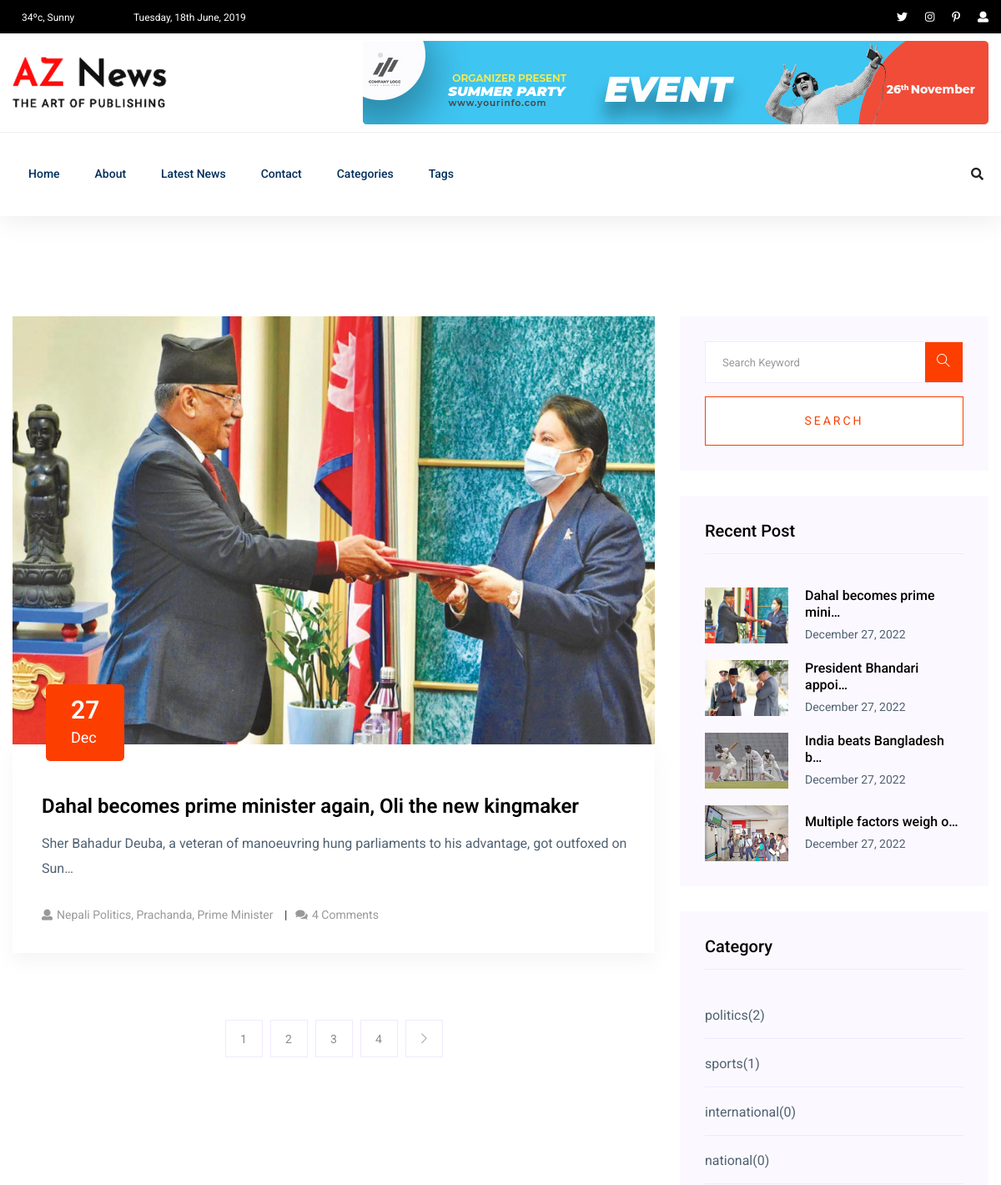
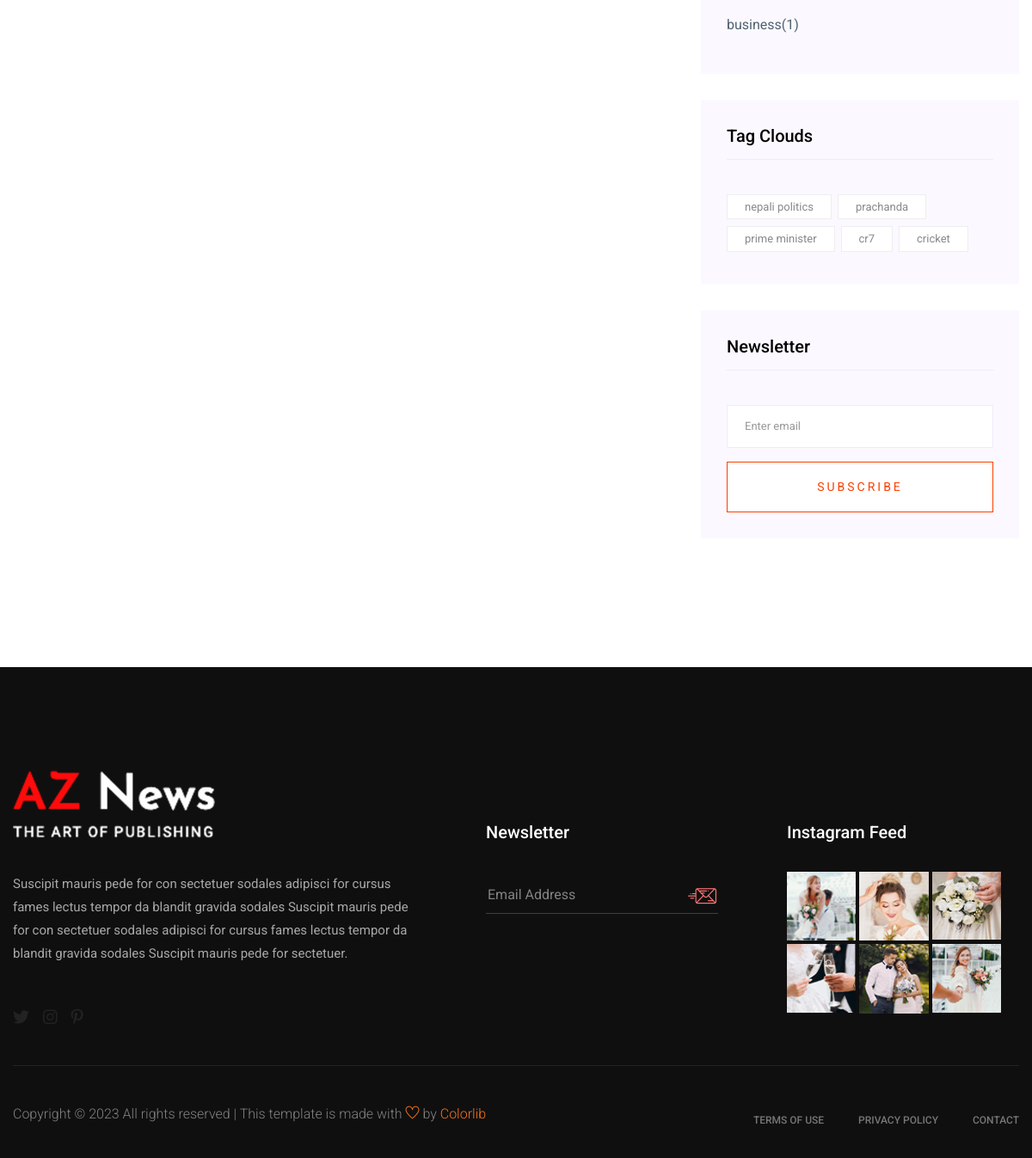
The page /post-list/ on the database its author committed (2 pictures, top to bottom).
### blog_app/models.py (models this page shows, shortened)
class TimeStamp(models.Model):
    created_at = models.DateTimeField(auto_now_add=True)
    updated_at = models.DateTimeField(auto_now=True)
    class Meta:
        abstract = True

class Post(TimeStamp):  # Pascal case
    STATUS_CHOICES = [
        ("active", "Active"),
        ("inactive", "Inactive"),
    ]
    title = models.CharField(max_length=255)
    content = models.TextField()
    featured_image = models.ImageField(upload_to="post_images/%Y/%m/%d", blank=False)
    views_count = models.PositiveBigIntegerField(default=0)
    status = models.CharField(max_length=25, choices=STATUS_CHOICES, default="active")
    category = models.ForeignKey(
        Category, on_delete=models.SET_NULL, null=True, blank=True
    )
    tag = models.ManyToManyField(Tag)
    published_at = models.DateTimeField(null=True, blank=True)
    author = models.ForeignKey("auth.User", on_delete=models.CASCADE)

class Tag(TimeStamp):
    name = models.CharField(max_length=255)
    def __str__(self):
        return self.name[:100]

class Comment(TimeStamp):
    post = models.ForeignKey(Post, on_delete=models.CASCADE)
    subject = models.CharField(max_length=200)
    message = models.TextField()
    name = models.CharField(max_length=200)
    email = models.EmailField()

class Category(TimeStamp):
    name = models.CharField(max_length=255)

### blog_app/views.py (the view)
class PostListView(ListView):
    model = Post
    template_name = "aznews/body/post_list/post_list.html"
    queryset = Post.objects.filter(published_at__isnull=False).order_by("-published_at")
    context_object_name = "posts"
    paginate_by = paginate_by

### templates/aznews/body/post_list/post_list.html
{% extends "aznews/base.html" %}
{% block content %}
  <section class="blog_area section-padding">
    <div class="container">
      <div class="row">
        {% include "aznews/body/post_list/left.html" %}
        {% include "aznews/body/post_list/right.html" %}
      </div>
    </div>
  </section>
{% endblock content %}

### templates/aznews/body/post_list/left.html
{% load static %}
<div class="col-lg-8 mb-5 mb-lg-0">
  <div class="blog_left_sidebar">
    {% for post in posts %}
      <article class="blog_item">
        <div class="blog_item_img">
          <img class="card-img rounded-0" src="{{ post.featured_image.url }}" alt="">
          <a href="#" class="blog_item_date">
            <h3>{{ post.published_at|date:"j" }}</h3>
            <p>{{ post.published_at|date:"M" }}</p>
          </a>
        </div>
        <div class="blog_details">
          <a class="d-inline-block" href="{% url 'post-detail' post.pk %}">
            <h2>{{ post.title }}</h2>
          </a>
          <p>{{ post.content|truncatechars:100 }}</p>
          <ul class="blog-info-link">
            <li>
              <a href="#"><i class="fa fa-user"></i>{{ post.tag.all|join:", "|title }}</a>
            </li>
            <li>
              <a href="#"><i class="fa fa-comments"></i>{{ post.comment_set.all | length }} Comments</a>
            </li>
          </ul>
        </div>
      </article>
    {% endfor %}
    {% include "aznews/body/post_list/pagination.html" %}
  </div>
</div>

### templates/aznews/body/post_list/aside/popular.html
{% load static %}
<aside class="single_sidebar_widget popular_post_widget">
  <h3 class="widget_title">Recent Post</h3>
  {% for recent_post in recent_posts %}
    <div class="media post_item">
      <img src="{{ recent_post.featured_image.url }}"
           alt="{{ recent_post.title }}" width="100px">
      <div class="media-body">
        <a href="{% url 'post-detail' recent_post.pk %}">
          <h3>{{ recent_post.title|truncatechars:25 }}</h3>
        </a>
        <p>{{ recent_post.published_at|date:"F j, Y" }}</p>
      </div>
    </div>
  {% endfor %}
</aside>

### templates/aznews/body/post_list/aside/category.html
<aside class="single_sidebar_widget post_category_widget">
  <h4 class="widget_title">Category</h4>
  <ul class="list cat-list">
    {% for category in categories %}
      <li>
      <a href="{% url 'post-by-category' category.pk %}" class="d-flex">
        <p>{{ category.name }}</p>
        <p>({{ category.post_set.count }})</p>
      </a>
    </li>
    {% endfor %}
  </ul>
</aside>

### templates/aznews/body/post_list/aside/tag.html
<aside class="single_sidebar_widget tag_cloud_widget">
  <h4 class="widget_title">Tag Clouds</h4>
  <ul class="list">
    {% for tag in tags %}
      <li>
        <a href="{% url 'post-by-tag' tag.pk %}">{{ tag.name }}</a>
      </li>
    {% endfor %}
  </ul>
</aside>

### rows shown on the page
Post: featured_image (picture), published_at "27", published_at "Dec", title "Dahal becomes prime minister again, Oli the new kingmaker", content "Sher Bahadur Deuba, a veteran of manoeuvring hung parliaments to his advantage, got outfoxed on Sun…", tag.all "Nepali Politics, Prachanda, Prime Minister", comment_set.all|length "4", title "Dahal becomes prime mini…", published_at "December 27, 2022"
Post: featured_image (picture), title "President Bhandari appoi…", published_at "December 27, 2022"
Post: featured_image (picture), title "India beats Bangladesh b…", published_at "December 27, 2022"
Post: featured_image (picture), title "Multiple factors weigh o…", published_at "December 27, 2022"
Category: name "politics", post_set.count "2"
Category: name "sports", post_set.count "1"
Category: name "international", post_set.count "0"
Category: name "national", post_set.count "0"
Category: name "business", post_set.count "1"
Tag: name "nepali politics"
Tag: name "prachanda"
Tag: name "prime minister"
Tag: name "cr7"
Tag: name "cricket"

### other values the page prints
{{ i }} "1" "2" "3" "4"
